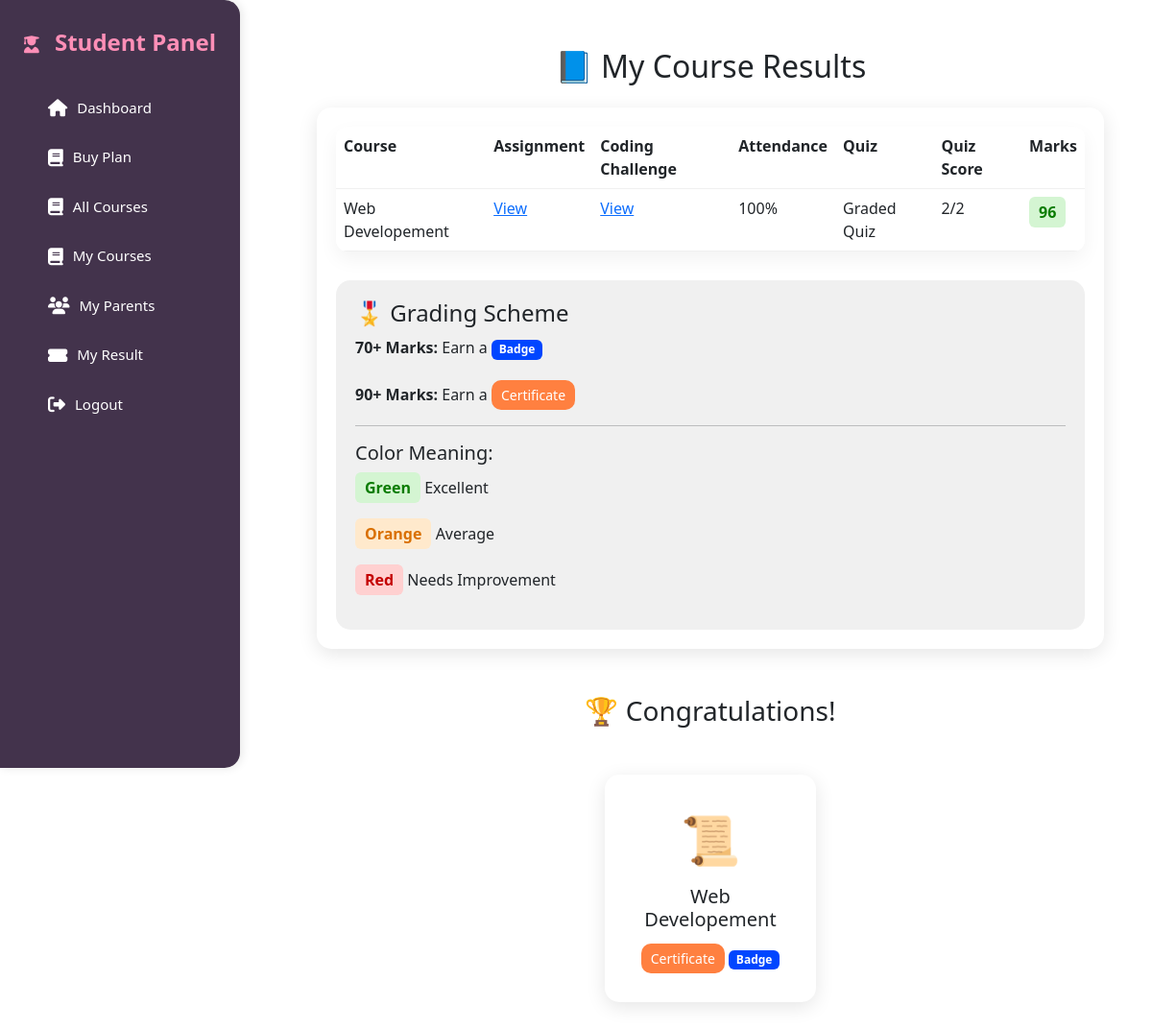
Screenshot of /my_result.php (signed in) with the database file from the repository.
### tables this page shows
CREATE TABLE `user_courses` (
  `id` int(11) NOT NULL,
  `user_id` int(11) NOT NULL,
  `course_id` int(11) NOT NULL,
  `assignment_submitted` varchar(255) DEFAULT NULL,
  `challenge_submitted` varchar(255) DEFAULT NULL,
  `attendance_marked` tinyint(1) DEFAULT 0,
  `final_grade` float DEFAULT 0
);

CREATE TABLE `courses` (
  `id` int(11) NOT NULL,
  `instructor_id` int(11) NOT NULL,
  `course_title` varchar(255) NOT NULL,
  `course_description` text NOT NULL,
  `age_group` varchar(50) NOT NULL,
  `course_type` enum('Free','Premium') DEFAULT 'Free',
  `scorm_xapi_integration` tinyint(1) DEFAULT 0,
  `course_image` varchar(255) DEFAULT NULL,
  `created_at` timestamp NOT NULL DEFAULT current_timestamp(),
  `updated_at` timestamp NOT NULL DEFAULT current_timestamp() ON UPDATE current_timestamp()
);

CREATE TABLE `quizzes` (
  `id` int(11) NOT NULL,
  `instructor_id` int(11) NOT NULL,
  `course_id` int(11) NOT NULL,
  `quiz_title` varchar(255) NOT NULL,
  `created_at` timestamp NOT NULL DEFAULT current_timestamp(),
  `quiz_description` text NOT NULL
);

### my_result.php (the view, shortened to what this page needs)
<?php
include("../db_connection.php");
$student_id = intval($_SESSION['user_id']);
$query = "
    SELECT
        c.course_title AS course_name,
        uc.assignment_submitted AS assignment_file,
        uc.challenge_submitted AS challenge_file,
        uc.attendance_marked AS attendance,
        uc.final_grade AS final_grade,
        q.quiz_title AS quiz_title,
        IFNULL(qr.obtained_marks, 0) AS quiz_obtained,
        IFNULL(qr.total_marks, 0) AS quiz_total
    FROM user_courses uc
    JOIN courses c ON uc.course_id = c.id
    LEFT JOIN quizzes q ON q.course_id = c.id
    LEFT JOIN quiz_results qr ON qr.quiz_id = q.id AND qr.user_id = uc.user_id
    WHERE uc.user_id = $student_id
    ORDER BY c.course_title ASC
";
$result = mysqli_query($conn, $query);
$awards = [];
mysqli_data_seek($result, 0);
while($row = mysqli_fetch_assoc($result)) {
    $marks = $row['final_grade'];
    $badge = $marks >= 70;
    $cert = $marks >= 90;
    if($badge || $cert) {
        $awards[] = [
            "course" => $row['course_name'],
            "badge" => $badge,
            "cert" => $cert
        ];
    }
}
mysqli_data_seek($result, 0);
?>
<!DOCTYPE html>
<html>
<head>
    <link href="https://cdn.jsdelivr.net/npm/bootstrap@5.3.0/dist/css/bootstrap.min.css" rel="stylesheet">
    <link href="https://cdn.jsdelivr.net/npm/bootstrap@5.3.0/dist/css/bootstrap.min.css" rel="stylesheet">
<link href="../style.css" rel="stylesheet">
</head>
<body>
<?php include 'sidebar.php' ?>
<div class="content-area">
    <h2 class="text-center mb-4">📘 My Course Results</h2>
    <div class="results-table">
        <table class="table">
            <tr>
                <th>Course</th>
                <th>Assignment</th>
                <th>Coding Challenge</th>
                <th>Attendance</th>
                <th>Quiz</th>
                <th>Quiz Score</th>
                <th>Marks</th>
            </tr>
            <?php while($row = mysqli_fetch_assoc($result)) {
                $marks = $row['final_grade'];
                if($marks >= 70) $m_class = "green";
                else if($marks >= 40) $m_class = "orange";
                else $m_class = "red";
            ?>
            <tr>
                <td><?php echo htmlspecialchars($row['course_name']); ?></td>
                <td><?php echo $row['assignment_file'] ? "<a href='../uploads/{$row['assignment_file']}' target='_blank'>View</a>" : "-"; ?></td>
                <td><?php echo $row['challenge_file'] ? "<a href='../uploads/{$row['challenge_file']}' target='_blank'>View</a>" : "-"; ?></td>
                <td><?php echo $row['attendance'] ? "100%" : "0%"; ?></td>
                <td><?php echo $row['quiz_title'] ? htmlspecialchars($row['quiz_title']) : "-"; ?></td>
                <td><?php echo $row['quiz_total'] > 0 ? $row['quiz_obtained']."/".$row['quiz_total'] : "-"; ?></td>
                <td><span class="marks-box <?php echo $m_class; ?>"><?php echo $marks; ?></span></td>
            </tr>
            <?php } ?>
        </table>
        <div class="grading-bottom">
            <h4>🎖 Grading Scheme</h4>
            <p><b>70+ Marks:</b> Earn a <span class="badge">Badge</span></p>
            <p><b>90+ Marks:</b> Earn a <span class="certificate">Certificate</span></p>
            <hr>
            <h5>Color Meaning:</h5>
            <p><span class="marks-box green">Green</span> Excellent</p>
            <p><span class="marks-box orange">Orange</span> Average</p>
            <p><span class="marks-box red">Red</span> Needs Improvement</p>
        </div>
    </div>
    <?php if(count($awards) > 0) { ?>
    <h3 class="text-center mt-5">🏆 Congratulations!</h3>
    <div class="awards-showcase">
        <?php foreach($awards as $award) { ?>
        <div class="award-card" onclick="window.open('award_detail.php?course=<?php echo urlencode($award['course']); ?>','_blank')">
            <div class="award-icon">
                <?php if($award['cert']) echo "📜"; else echo "🎖"; ?>
            </div>
            <h5><?php echo $award['course']; ?></h5>
            <div>
                <?php if($award['cert']) echo "<span class='certificate'>Certificate</span>"; ?>
                <?php if($award['badge']) echo "<span class='badge'>Badge</span>"; ?>
            </div>
        </div>
        <?php } ?>
    </div>
    <?php } ?>
</div>
</body>
</html>

### style.css (style rules this page uses)
:root { --bg: #F8F4EC; --pink-light: #FF8FB7; --pink-dark: #E83C91; --purple: #43334C; --white: #ffffff; --gray-light: #f0f0f0; --gray-dark: #6c757d; }
body { background: var(--bg); font-family: 'Poppins', sans-serif; margin: 0; padding: 20px; color: var(--purple); }
h1,h2,h3,h4,h5,h6 { color: var(--purple); }
a { text-decoration: none; color: var(--pink-dark); transition: 0.3s; }
table { width: 100%; border-collapse: collapse; background: var(--white); border-radius: 12px; overflow: hidden; box-shadow: 0 8px 20px rgba(0,0,0,0.05); }
table th, table td { padding: 12px 15px; text-align: left; border-bottom: 1px solid var(--gray-light); }
table th { background: var(--pink-light); color: var(--white); font-weight: 600; }

### my_result.php (style rules this page uses)
body { background:#f8f7fc; font-family:Arial; }
.content-area { margin-left:280px; padding:30px; }
.results-table { background:#fff; padding:20px; border-radius:15px; box-shadow:0 5px 20px rgba(0,0,0,0.1); }
table { width:100%; border-collapse:collapse; }
th, td { padding:12px; border-bottom:1px solid #ddd; text-align:left; }
th { background:#001BB7; color:#fff; }
.marks-box { font-weight:bold; padding:4px 10px; border-radius:6px; display:inline-block; }
.green { background:#d4f5d2; color:#0a7c00; }
.orange { background:#ffe9cc; color:#d96f00; }
.red { background:#ffd0d0; color:#c40000; }
.badge { background:#0046FF; color:white; padding:5px 10px; border-radius:10px; font-size:14px; margin-top:5px; display:inline-block; }
.certificate { background:#FF8040; color:white; padding:5px 10px; border-radius:10px; font-size:14px; margin-top:5px; display:inline-block; }
.awards-showcase { margin-top:50px; display:flex; flex-wrap:wrap; gap:20px; justify-content:center; }
.award-card { background:#fff; border-radius:15px; padding:30px; text-align:center; box-shadow:0 5px 20px rgba(0,0,0,0.1); width:220px; cursor:pointer; transition:0.3s; }
.award-icon { font-size:50px; margin-bottom:10px; }
.grading-bottom { margin-top:30px; background:#f0f0f0; padding:20px; border-radius:15px; }

### rows the page displays
user_courses: course.course_title "Web Developement", attendance_marked "100%", quizzes.quiz_title "Graded Quiz", quiz_obtained "2", quiz_total "2", final_grade "96"
